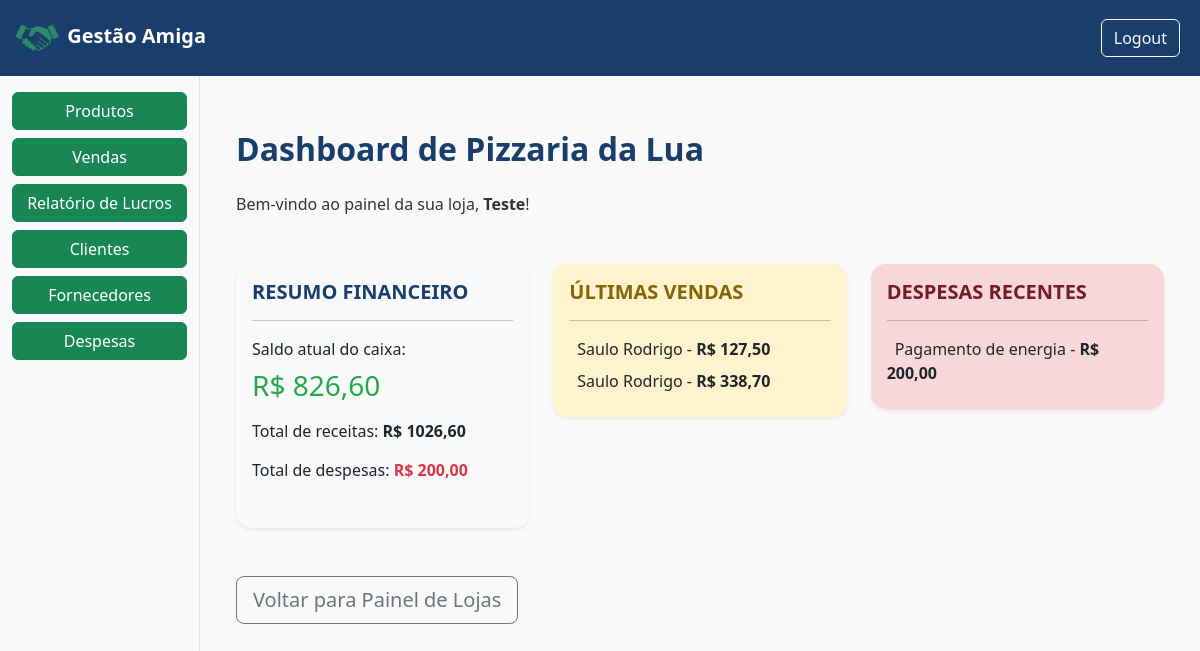
Before: /loja/9/dashboard/ (signed in) with the older database file.
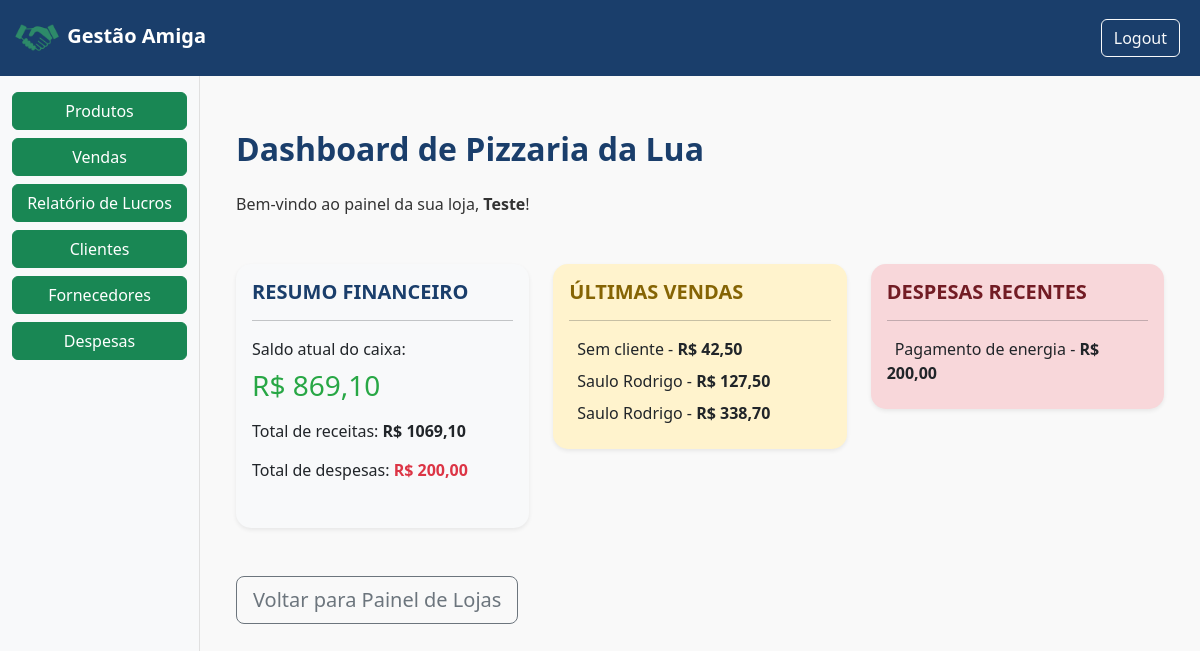
After: the same page with the newer database file.
### gestao/models.py (models this page shows, shortened)
class Venda(models.Model):
    FORMAS_PAGAMENTO = [
        ('dinheiro', 'Espécie'),
        ('pix', 'PIX'),
        ('debito', 'Débito'),
        ('credito_avista', 'Crédito à vista'),
        ('credito_parcelado', 'Crédito Parcelado'),
    ]
    loja = models.ForeignKey(Loja, on_delete=models.CASCADE, related_name="vendas", default=1)
    cliente = models.ForeignKey(Cliente, on_delete=models.CASCADE, related_name="vendas_cliente", blank = True, null = True)
    forma_pagamento = models.CharField(max_length=20, choices=FORMAS_PAGAMENTO, default='dinheiro')
    parcelas = models.IntegerField(default=1)
    data = models.DateTimeField(auto_now_add=True)
    valor_total = models.DecimalField(max_digits=10, decimal_places=2, default=0)

class Cliente(models.Model):
    usuario = models.ForeignKey(User, on_delete=models.CASCADE)
    loja = models.ForeignKey(Loja, on_delete=models.CASCADE, default=1)
    nome = models.CharField(max_length=100)
    email = models.EmailField(blank=True, null=True)
    telefone = models.CharField(max_length=20, blank = True, null=True)
    endereco = models.TextField(blank = True, null=True)
    data_cadastro = models.DateTimeField(auto_now_add=True)
    total_compras = models.IntegerField(default=0)

class Despesa(models.Model):
    loja = models.ForeignKey(Loja, on_delete=models.CASCADE)
    descricao = models.CharField(max_length=255)
    valor = models.DecimalField(max_digits=10, decimal_places=2)
    data = models.DateField(auto_now_add=True)
    categoria = models.CharField(max_length=100, blank=True, null=True)
    observacoes = models.TextField(blank=True, null=True)

### gestao/views.py (the view)
# urls.py: path('loja/<int:loja_id>/dashboard/', views.dashboard_loja, name="dashboard_loja"),
@login_required
def dashboard_loja(request, loja_id):
    user = request.user
    try:
        loja = user.lojas.get(id=loja_id)
    except Loja.DoesNotExist:
        return redirect('painel_loja')
    total_receitas = loja.vendas.aggregate(total=Sum('valor_total'))['total'] or 0
    total_despesas = Despesa.objects.filter(loja=loja).aggregate(total=Sum('valor'))['total'] or 0
    saldo_atual = total_receitas - total_despesas
    vendas = loja.vendas.order_by('-data')
    clientes_vistos = set()
    ultimas_vendas = []
    for venda in vendas:
        if not venda.cliente or venda.cliente.id not in clientes_vistos:
            ultimas_vendas.append(venda)
            if venda.cliente:
                clientes_vistos.add(venda.cliente.id)
        if len(ultimas_vendas) == 3:
            break
    despesas_recentes = Despesa.objects.filter(loja=loja).order_by('data')[:3]
    contexto = {
        'loja': loja,
        'total_receitas': total_receitas,
        'total_despesas': total_despesas,
        'saldo_atual': saldo_atual,
        'ultimas_vendas': ultimas_vendas,
        'despesas_recentes': despesas_recentes,
        'mostrar_sidebar': True,
    }
    return render(request, 'dashboard_loja.html', contexto)

### templates/dashboard_loja.html (shortened to what this page needs)
{% extends 'base.html' %}
{% block content %}
<div class="container" style="margin-top: 30px;">
    <h2 class="mb-4" style="color: var(--cor-primaria); font-weight: 700;">Dashboard de {{ loja.nome }}</h2>
    <p class="mb-5">Bem-vindo ao painel da sua loja, <strong>{{ user.first_name }}</strong>!</p>
    <div class="row g-4">
        <div class="col-md-4">
            <div class="card shadow-sm border-0 h-100" style="border-radius: 15px; background: #f8f9fa;">
                <div class="card-body">
                    <h5 class="card-title text-uppercase" style="color: var(--cor-primaria); font-weight: 600;">Resumo Financeiro</h5>
                    <hr>
                    <p class="mb-2">Saldo atual do caixa:</p>
                    <h3 class="mb-3" style="color: #28a745;">R$ {{ saldo_atual | floatformat:2 }}</h3>
                    <p>Total de receitas: <strong>R$ {{ total_receitas | floatformat:2 }}</strong></p>
                    <p>Total de despesas: <strong style="color: #dc3545;">R$ {{ total_despesas | floatformat:2 }}</strong></p>
                </div>
            </div>
        </div>
        <div class="col-md-4">
            <a href="{% url 'lista_vendas' loja.id %}" class="card-link">
                <div class="card shadow-sm border-0 h-100" style="border-radius: 15px; background: #fff3cd;">
                    <div class="card-body">
                        <h5 class="card-title text-uppercase" style="color: #856404; font-weight: 600;">Últimas Vendas</h5>
                        <hr>
                        <ul class="list-unstyled mb-0">
                            {% for venda in ultimas_vendas %}
                                <li class="mb-2">
                                    {% if venda.cliente and venda.cliente.nome %}
                                        {{ venda.cliente.nome }}
                                    {% else %}
                                        Sem cliente
                                    {% endif %}
                                    - <strong>R$ {{ venda.valor_total | floatformat:2 }}</strong>
                                </li>
                            {% empty %}
                                <li>Nenhuma venda registrada</li>
                            {% endfor %}
                        </ul>
                    </div>
                </div>
            </a>
        </div>
        <div class="col-md-4">
            <a href="{% url 'lista_despesas' loja.id %}" class="card-link">
                <div class="card shadow-sm border-0 h-100" style="border-radius: 15px; background: #f8d7da;">
                    <div class="card-body">
                        <h5 class="card-title text-uppercase" style="color: #721c24; font-weight: 600;">Despesas Recentes</h5>
                        <hr>
                        <ul class="list-unstyled mb-0">
                            {% for despesa in despesas_recentes %}
                                <li class="mb-2">
                                    {{ despesa.descricao }} - <strong>R$ {{ despesa.valor | floatformat:2 }}</strong>
                                </li>
                            {% empty %}
                                <li>Nenhuma despesa registrada</li>
                            {% endfor %}
                        </ul>
                    </div>
                </div>
            </a>
        </div>
    </div>
    <div class="mt-5">
        <a href="{% url 'painel_loja' %}" class="btn btn-outline-secondary btn-lg">Voltar para Painel de Lojas</a>
    </div>
</div>
{% endblock %}

Changed rows visible on the page:
added Venda: shows "Sem cliente", valor_total "42,50"
Other visible differences:
{{ saldo_atual | floatformat:2 }}: "826,60" → "869,10"
{{ total_receitas | floatformat:2 }}: "1026,60" → "1069,10"
